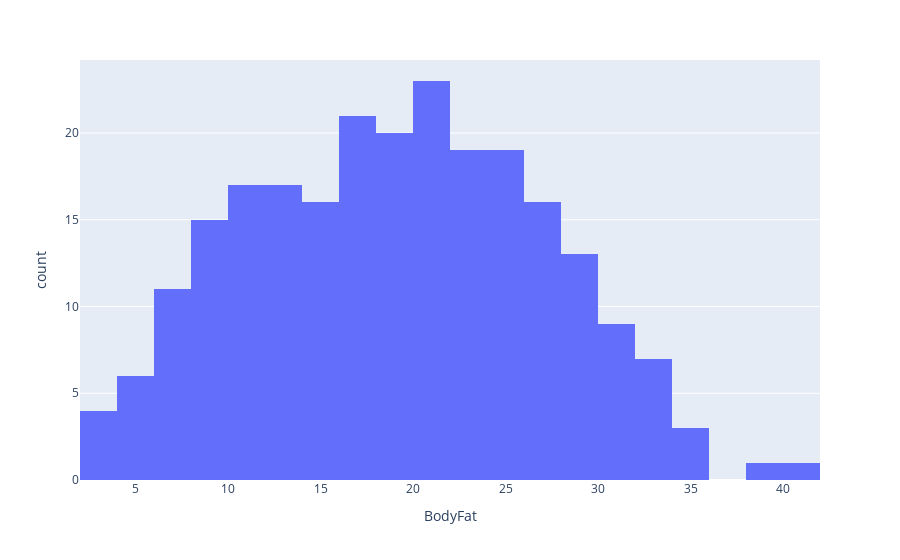
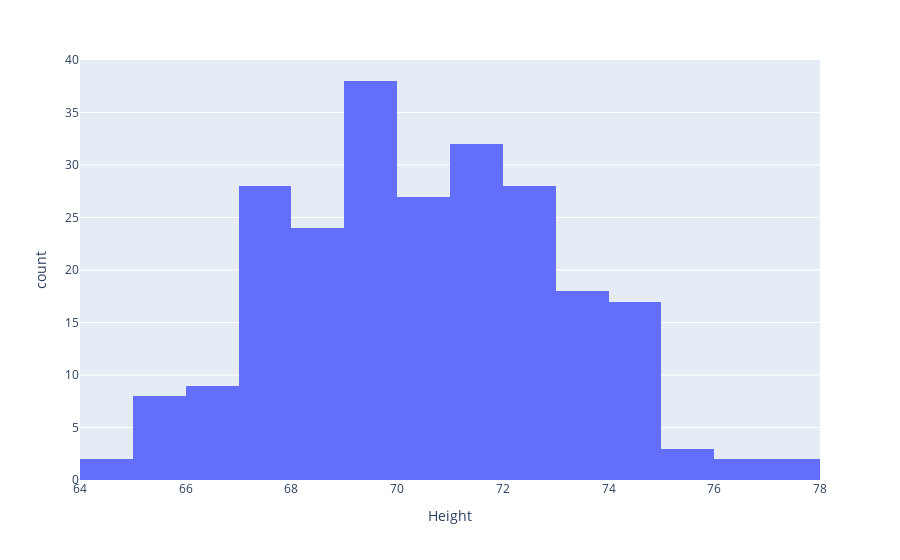
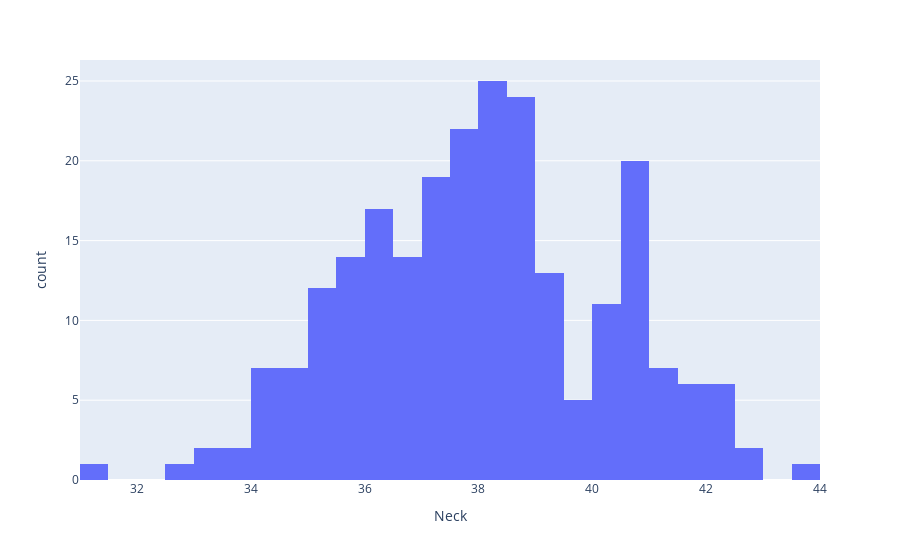
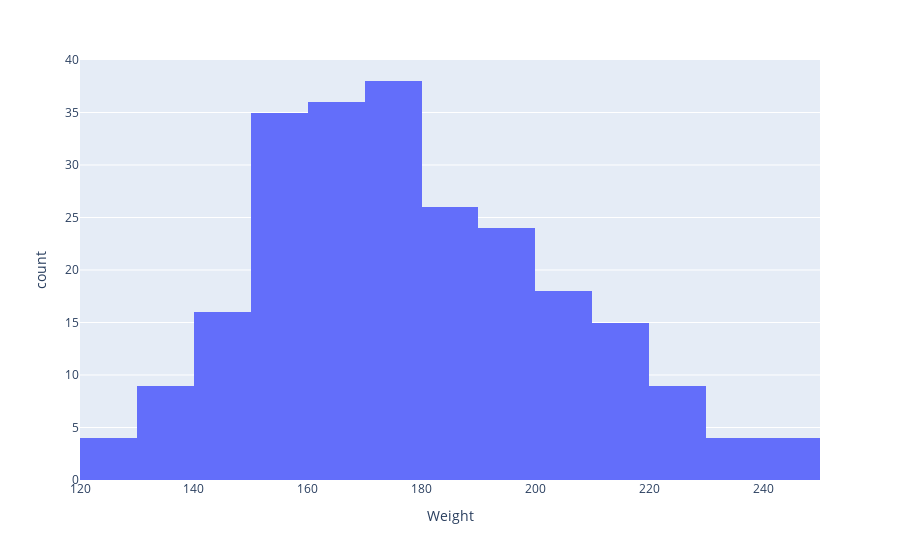

The cell these charts' notebook holds for them, in order:
### Code cell
dataFrame = dataFrame.drop([30, 36, 38, 39, 40, 41, 44, 45, 55, 78, 85, 171, 181, 215])

print("Distibutions after dropping outliers")

fig = px.histogram(dataFrame, x="BodyFat")
fig.show()

fig = px.histogram(dataFrame, x="Height")
fig.show()

fig = px.histogram(dataFrame, x="Neck")
fig.show()

fig = px.histogram(dataFrame, x="Weight")
fig.show()

fig = px.histogram(dataFrame, x="Age")
fig.show()

fig = px.histogram(dataFrame, x="Knee")
fig.show()

fig = px.histogram(dataFrame, x="Ankle")
fig.show()

fig = px.histogram(dataFrame, x="Biceps")
fig.show()

fig = px.histogram(dataFrame, x="Forearm")
fig.show()

fig = px.histogram(dataFrame, x="Wrist")
fig.show()

fig = px.histogram(dataFrame, x="Abdomen")
fig.show()

fig = px.histogram(dataFrame, x="Hip")
fig.show()

fig = px.histogram(dataFrame, x="Thigh")
fig.show()

#dataFrame.describe()

dataFrame.describe()
dataFrame

### Figure 1 — Plotly figure (JSON) as saved in the notebook; plotly's stock layout.template omitted (floating-point values rounded to 4 significant figures; data arrays with more than 128 entries replaced by an {"elided": "..."} marker saying what was removed)
{"data": [{"alignmentgroup": "True", "bingroup": "x", "hovertemplate": "BodyFat=%{x}<br>count=%{y}<extra></extra>", "legendgroup": "", "marker": {"color": "#636efa", "pattern": {"shape": ""}}, "name": "", "offsetgroup": "", "orientation": "v", "showlegend": false, "x": {"elided": "238 float values"}, "xaxis": "x", "yaxis": "y", "type": "histogram"}], "layout": {"xaxis": {"anchor": "y", "domain": [0.0, 1.0], "title": {"text": "BodyFat"}}, "yaxis": {"anchor": "x", "domain": [0.0, 1.0], "title": {"text": "count"}}, "legend": {"tracegroupgap": 0}, "margin": {"t": 60}, "barmode": "relative"}}

### Figure 2 — Plotly figure (JSON) as saved in the notebook; plotly's stock layout.template omitted (floating-point values rounded to 4 significant figures; data arrays with more than 128 entries replaced by an {"elided": "..."} marker saying what was removed)
{"data": [{"alignmentgroup": "True", "bingroup": "x", "hovertemplate": "Height=%{x}<br>count=%{y}<extra></extra>", "legendgroup": "", "marker": {"color": "#636efa", "pattern": {"shape": ""}}, "name": "", "offsetgroup": "", "orientation": "v", "showlegend": false, "x": {"elided": "238 float values"}, "xaxis": "x", "yaxis": "y", "type": "histogram"}], "layout": {"xaxis": {"anchor": "y", "domain": [0.0, 1.0], "title": {"text": "Height"}}, "yaxis": {"anchor": "x", "domain": [0.0, 1.0], "title": {"text": "count"}}, "legend": {"tracegroupgap": 0}, "margin": {"t": 60}, "barmode": "relative"}}

### Figure 3 — Plotly figure (JSON) as saved in the notebook; plotly's stock layout.template omitted (floating-point values rounded to 4 significant figures; data arrays with more than 128 entries replaced by an {"elided": "..."} marker saying what was removed)
{"data": [{"alignmentgroup": "True", "bingroup": "x", "hovertemplate": "Neck=%{x}<br>count=%{y}<extra></extra>", "legendgroup": "", "marker": {"color": "#636efa", "pattern": {"shape": ""}}, "name": "", "offsetgroup": "", "orientation": "v", "showlegend": false, "x": {"elided": "238 float values"}, "xaxis": "x", "yaxis": "y", "type": "histogram"}], "layout": {"xaxis": {"anchor": "y", "domain": [0.0, 1.0], "title": {"text": "Neck"}}, "yaxis": {"anchor": "x", "domain": [0.0, 1.0], "title": {"text": "count"}}, "legend": {"tracegroupgap": 0}, "margin": {"t": 60}, "barmode": "relative"}}

### Figure 4 — Plotly figure (JSON) as saved in the notebook; plotly's stock layout.template omitted (floating-point values rounded to 4 significant figures; data arrays with more than 128 entries replaced by an {"elided": "..."} marker saying what was removed)
{"data": [{"alignmentgroup": "True", "bingroup": "x", "hovertemplate": "Weight=%{x}<br>count=%{y}<extra></extra>", "legendgroup": "", "marker": {"color": "#636efa", "pattern": {"shape": ""}}, "name": "", "offsetgroup": "", "orientation": "v", "showlegend": false, "x": {"elided": "238 float values"}, "xaxis": "x", "yaxis": "y", "type": "histogram"}], "layout": {"xaxis": {"anchor": "y", "domain": [0.0, 1.0], "title": {"text": "Weight"}}, "yaxis": {"anchor": "x", "domain": [0.0, 1.0], "title": {"text": "count"}}, "legend": {"tracegroupgap": 0}, "margin": {"t": 60}, "barmode": "relative"}}
